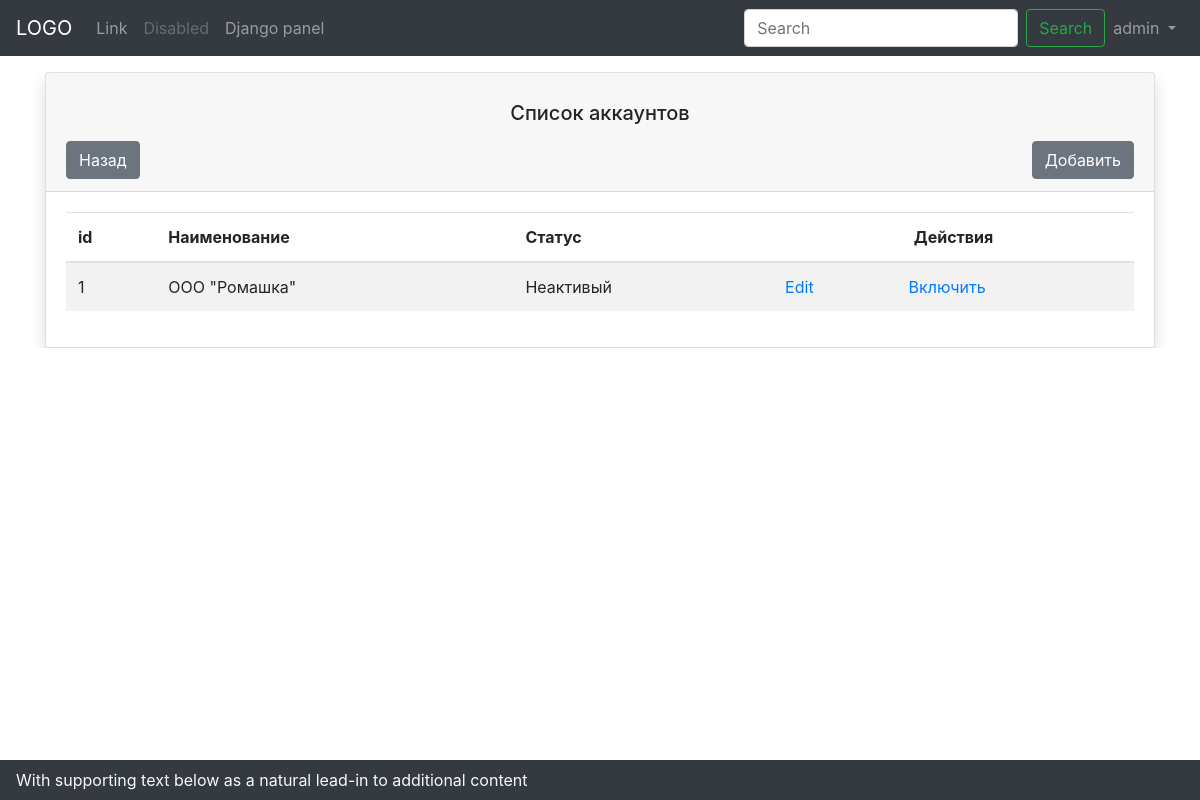
Screenshot of /accounts/list/ (signed in) with the database file from the repository.
### core/models.py (models this page shows, shortened)
class Customer(models.Model):
    phone_regex = RegexValidator(regex=r'^\+?1?\d{9,15}$',
                                 message="Телефонный номер должен быть иметь следующий формат: '+999999999'. "
                                         "Максимальное количество цифр 15.")
    d_reg = RegexValidator(regex=r'^\d{9,15}$', message='Введите цифры')
    email_validator = EmailValidator()
    customer = models.OneToOneField(User, on_delete=models.CASCADE, blank=True)
    description = models.CharField(max_length=100, verbose_name='Наименование')
    OGRN = models.CharField(validators=[d_reg], blank=True, max_length=20, verbose_name='ОГРН')
    INN = models.CharField(validators=[d_reg], blank=True, max_length=20, verbose_name='ИНН')
    KPP = models.CharField(validators=[d_reg], blank=True, max_length=20, verbose_name='КПП')
    legal_address = models.CharField(max_length=250, blank=True, verbose_name='Адрес фактический')
    postal_address = models.CharField(max_length=250, blank=True, verbose_name='Адрес юридический')
    phone_number = models.CharField(validators=[phone_regex], max_length=17, verbose_name='Номер телефона')
    email_address = models.CharField(validators=[email_validator], max_length=15, verbose_name='Электронная почта')
    is_create = models.DateTimeField(auto_now_add=True, verbose_name='Дата создания')
    is_update = models.DateTimeField(auto_now=True, verbose_name='Дата модификации')

### core/views.py (the view)
# urls.py: path('accounts/list/', views.accounts_list, name='accounts_list'),
@login_required(login_url='base_login')
def accounts_list(request):
    page_context = {}
    page_context['page_title'] = 'Аккаунты'
    page_context['customer'] = Customer.objects.all()
    return render(request, 'core/account_list.html', context=page_context)

### core/templates/core/account_list.html
{% extends "core/index.html" %}
{% block content %}
<div class="container my-3">
    <div class="row">
        <div class="col overflow-auto">
            <div class="card shadow">
                <div class="card-header">
                    <p><h5  class="text-center">Список аккаунтов</h5></p>
                    <a type = "button" class="btn btn-secondary float-left" href="/">Назад</a>
                    <a type="button" class="btn btn-secondary float-right" href="{% url 'account_create' %}">
                        Добавить
                    </a>
                </div>
                <div class="card-body">
                     <table class="table table-striped overflow-auto" onclick="idvalue()">
                        <thead>
                            <tr>
                                <th>id</th>
                                <th>Наименование</th>
                                <th>Статус</th>
                                <th colspan="2" class = "text-center">Действия</th>
                            </tr>
                        </thead>
                        <tbody>
                            {% for Customer in customer %}
                            <tr>
                                <td>{{ Customer.pk }}</td>
                                <td>{{ Customer.description }}</td>
                                <td>
                                    {% if Customer.customer.is_active %}
                                        Активный
                                    {% else %}
                                        Неактивый
                                    {% endif %}
                                </td>
                                <td>
                                    <a href="{% url 'account_detail' Customer.pk %}">
                                        Edit
                                    </a>
                                </td>
                                <td>
                                    {% if Customer.customer.is_active %}
                                    <a href="{% url 'account_deactivate' Customer.pk %}">
                                        Выключить
                                    </a>
                                    {% else %}
                                    <a href="{% url 'account_activate' Customer.pk %}">
                                        Включить
                                    </a>
                                    {% endif %}
                                </td>
                            </tr>
                            {% endfor %}
                        </tbody>
                     </table>
                </div>
            </div>
        </div>
    </div>
</div>
{% endblock content%}

### templates/menu.html (shortened to what this page needs)
{% block menu %}
<nav class="navbar navbar-expand-lg navbar-dark bg-dark">
  <a class="navbar-brand" href="{% url 'dashboard' %}">LOGO</a>
{% if user.is_authenticated %}
  <div class="collapse navbar-collapse" id="navbarSupportedContent">
    <ul class="navbar-nav mr-auto">
      <li class="nav-item">
        <a class="nav-link" href="#">Link</a>
      </li>
      <li class="nav-item">
        <a class="nav-link disabled" href="#">Disabled</a>
      </li>
      {% if user.is_superuser %}
      <li class="nav-item">
        <a class="nav-link" href="/admin/">Django panel</a>
      </li>
      {% endif %}
    </ul>
    <form class="form-inline my-3 my-lg-0">
      <input class="form-control mr-sm-2" type="search" placeholder="Search" aria-label="Search">
      <button class="btn btn-outline-success my-2 my-sm-0" type="submit">Search</button>
    </form>
    <ul class="navbar-nav w-10">
      <li class="nav-item dropdown">
      <a class="nav-link dropdown-toggle" href="#" id="navbarDropdown" role="button" data-toggle="dropdown" aria-haspopup="true" aria-expanded="false">
        {{ user.username }}
      </a>
      </li>
    </ul>
  </div>
  {% endif %}
</nav>
{% endblock menu %}

### static/css/main.css (style rules this page uses)
body,html { height:100%; }

### rows the page displays
Customer: pk "1", description "ООО \"Ромашка\"", shows "Неактивый", shows "Включить"

### other values shown
{{ user.username }} "admin"
